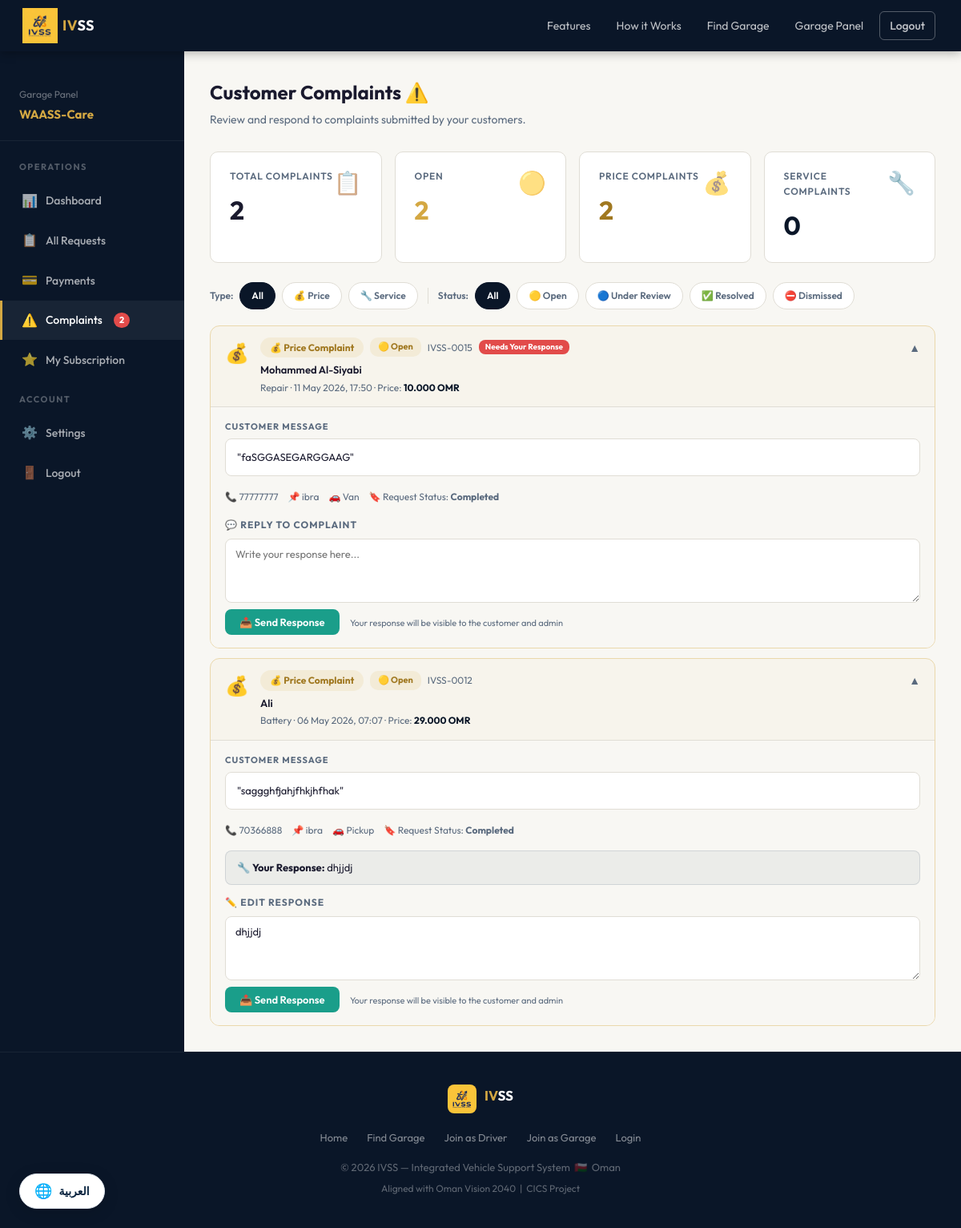
/pages/garage_complaints.php (signed in), run on the app's committed database.
### tables this page shows
CREATE TABLE IF NOT EXISTS `complaints` (
  `complaint_id` int NOT NULL AUTO_INCREMENT,
  `request_id` int NOT NULL,
  `user_id` int NOT NULL,
  `garage_id` int NOT NULL,
  `type` enum('price','service') NOT NULL COMMENT 'price = too expensive | service = bad quality',
  `message` text NOT NULL,
  `status` enum('open','reviewed','resolved','dismissed') DEFAULT 'open',
  `admin_note` text COMMENT 'Admin reply / action note',
  `garage_note` text COMMENT 'Garage response',
  `resolved_at` timestamp NULL DEFAULT NULL,
  `created_at` timestamp NULL DEFAULT CURRENT_TIMESTAMP,
  PRIMARY KEY (`complaint_id`),
  KEY `request_id` (`request_id`),
  KEY `idx_garage` (`garage_id`),
  KEY `idx_user` (`user_id`),
  KEY `idx_status` (`status`),
  KEY `idx_type` (`type`)
);

CREATE TABLE IF NOT EXISTS `users` (
  `user_id` int NOT NULL AUTO_INCREMENT,
  `full_name` varchar(150) NOT NULL,
  `email` varchar(150) NOT NULL,
  `phone` int UNSIGNED NOT NULL,
  `password` varchar(255) NOT NULL,
  `language` enum('en','ar') DEFAULT 'en',
  `is_active` tinyint(1) DEFAULT '1',
  `created_at` timestamp NULL DEFAULT CURRENT_TIMESTAMP,
  PRIMARY KEY (`user_id`),
  UNIQUE KEY `email` (`email`)
);

CREATE TABLE IF NOT EXISTS `service_requests` (
  `request_id` int NOT NULL AUTO_INCREMENT,
  `user_id` int NOT NULL,
  `garage_id` int DEFAULT NULL,
  `service_type` enum('towing','battery','tire','fuel','lockout','repair','other') NOT NULL,
  `vehicle_type` enum('sedan','suv','pickup','van','motorcycle','other') NOT NULL,
  `location_desc` varchar(300) NOT NULL,
  `notes` text,
  `price` decimal(10,3) DEFAULT NULL COMMENT 'Price set by garage before completing',
  `price_set_at` timestamp NULL DEFAULT NULL COMMENT 'When the garage set the price',
  `status` enum('pending','accepted','in_progress','completed','cancelled') DEFAULT 'pending',
  `created_at` timestamp NULL DEFAULT CURRENT_TIMESTAMP,
  `updated_at` timestamp NULL DEFAULT CURRENT_TIMESTAMP ON UPDATE CURRENT_TIMESTAMP,
  PRIMARY KEY (`request_id`),
  KEY `user_id` (`user_id`),
  KEY `garage_id` (`garage_id`)
);

### includes/config.php (called while the page is built, shortened)
<?php
function sanitize($input)
{
    return htmlspecialchars(strip_tags(trim($input)), ENT_QUOTES, 'UTF-8');
}

### pages/garage_complaints.php (the view, shortened to what this page needs)
<?php
require_once __DIR__ . '/../includes/config.php';
$db       = getDB();
$garageId = $_SESSION['garage_id'];
$filterType   = sanitize($_GET['type']   ?? '');
$filterStatus = sanitize($_GET['status'] ?? '');
$sql = "SELECT c.*,
               u.full_name AS user_name, u.phone AS user_phone,
               r.service_type, r.vehicle_type, r.location_desc, r.price, r.status AS req_status
        FROM complaints c
        JOIN users u ON c.user_id = u.user_id
        JOIN service_requests r ON c.request_id = r.request_id
        WHERE c.garage_id = ?";
$params = [$garageId];
$sql .= " ORDER BY FIELD(c.status,'open','reviewed','resolved','dismissed'), c.created_at DESC";
$stmt = $db->prepare($sql);
$stmt->execute($params);
$complaints = $stmt->fetchAll();
$countOpen    = $db->prepare("SELECT COUNT(*) FROM complaints WHERE garage_id=? AND status='open'");
$countOpen->execute([$garageId]);
$countOpen = $countOpen->fetchColumn();
$countTotal = $db->prepare("SELECT COUNT(*) FROM complaints WHERE garage_id=?");
$countTotal->execute([$garageId]);
$countTotal = $countTotal->fetchColumn();
$countPrice = $db->prepare("SELECT COUNT(*) FROM complaints WHERE garage_id=? AND type='price'");
$countPrice->execute([$garageId]);
$countPrice = $countPrice->fetchColumn();
$countService = $db->prepare("SELECT COUNT(*) FROM complaints WHERE garage_id=? AND type='service'");
$countService->execute([$garageId]);
$countService = $countService->fetchColumn();
include __DIR__ . '/../includes/header.php';
?>
<div class="dash-layout">
  <div class="dash-sidebar">
    <div style="padding:20px 24px;border-bottom:1px solid rgba(255,255,255,0.06);margin-bottom:8px;">
      <div style="font-size:12px;color:rgba(255,255,255,0.4);">Garage Panel</div>
      <div style="font-size:15px;font-weight:700;color:var(--gold);margin-top:4px;"><?= htmlspecialchars($_SESSION['garage_name']) ?></div>
    </div>
    <div class="sidebar-nav">
      <div class="sidebar-section">Operations</div>
      <a href="garage_dashboard.php"><span class="nav-icon">📊</span> Dashboard</a>
      <a href="garage_requests.php"><span class="nav-icon">📋</span> All Requests</a>
      <a href="garage_payments.php"><span class="nav-icon">💳</span> Payments</a>
      <a href="garage_complaints.php" class="active">
        <span class="nav-icon">⚠️</span> Complaints
        <?php if ($countOpen > 0): ?>
        <span style="background:var(--danger);color:#fff;border-radius:10px;padding:1px 7px;font-size:11px;font-weight:700;margin-left:4px;"><?= $countOpen ?></span>
        <?php endif; ?>
      </a>
      <a href="garage_subscriptions.php">
        <span class="nav-icon">⭐</span> My Subscription
      </a>
      <div class="sidebar-section">Account</div>
      <a href="garage_profile.php"><span class="nav-icon">⚙️</span> Settings</a>
      <a href="logout.php"><span class="nav-icon">🚪</span> Logout</a>
    </div>
  </div>
  <div class="dash-content">
    <div class="dash-header">
      <div>
        <div class="dash-title">Customer Complaints ⚠️</div>
        <div class="dash-sub">Review and respond to complaints submitted by your customers.</div>
      </div>
    </div>
    <div class="metric-grid" style="grid-template-columns:repeat(auto-fit,minmax(140px,1fr));margin-bottom:24px;">
      <div class="metric-card">
        <div class="metric-icon">📋</div>
        <div class="metric-label">Total Complaints</div>
        <div class="metric-value"><?= $countTotal ?></div>
      </div>
      <div class="metric-card">
        <div class="metric-icon">🟡</div>
        <div class="metric-label">Open</div>
        <div class="metric-value" style="color:var(--warning);"><?= $countOpen ?></div>
      </div>
      <div class="metric-card">
        <div class="metric-icon">💰</div>
        <div class="metric-label">Price Complaints</div>
        <div class="metric-value" style="color:#a07820;"><?= $countPrice ?></div>
      </div>
      <div class="metric-card">
        <div class="metric-icon">🔧</div>
        <div class="metric-label">Service Complaints</div>
        <div class="metric-value" style="color:var(--navy);"><?= $countService ?></div>
      </div>
    </div>
    <div style="display:flex;gap:8px;flex-wrap:wrap;margin-bottom:20px;align-items:center;">
      <span style="font-size:12px;color:var(--muted);font-weight:600;">Type:</span>
      <?php foreach ([''=> 'All','price'=>'💰 Price','service'=>'🔧 Service'] as $v=>$l): ?>
      <a href="?type=<?= $v ?>&status=<?= $filterStatus ?>"
         style="padding:6px 14px;border-radius:20px;font-size:12px;font-weight:600;text-decoration:none;
                background:<?= $filterType===$v?'var(--navy)':'var(--white)' ?>;
                color:<?= $filterType===$v?'var(--white)':'var(--muted)' ?>;
                border:1px solid <?= $filterType===$v?'var(--navy)':'var(--border)' ?>;">
        <?= $l ?>
      </a>
      <?php endforeach; ?>
      <span style="font-size:12px;color:var(--muted);font-weight:600;">Status:</span>
      <?php foreach ([''=> 'All','open'=>'🟡 Open','reviewed'=>'🔵 Under Review','resolved'=>'✅ Resolved','dismissed'=>'⛔ Dismissed'] as $v=>$l): ?>
      <a href="?type=<?= $filterType ?>&status=<?= $v ?>"
         style="padding:6px 14px;border-radius:20px;font-size:12px;font-weight:600;text-decoration:none;
                background:<?= $filterStatus===$v?'var(--navy)':'var(--white)' ?>;
                color:<?= $filterStatus===$v?'var(--white)':'var(--muted)' ?>;
                border:1px solid <?= $filterStatus===$v?'var(--navy)':'var(--border)' ?>;">
        <?= $l ?>
      </a>
      <?php endforeach; ?>
    </div>
    <?php if (empty($complaints)): ?>
    <div class="card" style="text-align:center;padding:64px 32px;color:var(--muted);">
      <div style="font-size:56px;margin-bottom:16px;">✅</div>
      <div style="font-size:18px;font-weight:700;margin-bottom:8px;">No Complaints Found</div>
      <p>Great! No Complaints Found match your search criteria.</p>
    </div>
    <?php else: ?>
    <div style="display:flex;flex-direction:column;gap:12px;">
      <?php foreach ($complaints as $c): ?>
      <div class="complaint-card <?= $c['status']==='open'?'open-card':'' ?>" id="ccard-<?= $c['complaint_id'] ?>">
        <div class="c-header" onclick="toggleCard(<?= $c['complaint_id'] ?>)">
          <div style="font-size:24px;flex-shrink:0;">
            <?= $c['type']==='price'?'💰':'🔧' ?>
          </div>
          <div style="flex:1;min-width:0;">
            <div style="display:flex;align-items:center;gap:8px;flex-wrap:wrap;margin-bottom:5px;">
              <span class="c-type-badge c-type-<?= $c['type'] ?>">
                <?= $c['type']==='price'?'💰 Price Complaint':'🔧 Service Complaint' ?>
              </span>
              <span class="c-status-badge c-status-<?= $c['status'] ?>">
                <?= ['open'=>'🟡 Open','reviewed'=>'🔵 Under Review','resolved'=>'✅ Resolved','dismissed'=>'⛔ Dismissed'][$c['status']] ?>
              </span>
              <span style="font-size:12px;color:var(--muted);">
                IVSS-<?= str_pad($c['request_id'],4,'0',STR_PAD_LEFT) ?>
              </span>
              <?php if (!$c['garage_note'] && $c['status']==='open'): ?>
              <span style="background:var(--danger);color:#fff;padding:1px 8px;border-radius:8px;font-size:10px;font-weight:700;">Needs Your Response</span>
              <?php endif; ?>
            </div>
            <div style="font-size:13px;font-weight:600;"><?= htmlspecialchars($c['user_name']) ?></div>
            <div style="font-size:12px;color:var(--muted);margin-top:2px;">
              <?= ucfirst($c['service_type']) ?> · <?= date('d M Y, H:i', strtotime($c['created_at'])) ?>
              <?php if ($c['price']): ?>
              · Price: <strong style="color:var(--navy);"><?= number_format($c['price'],3) ?> OMR</strong>
              <?php endif; ?>
            </div>
          </div>
          <div style="flex-shrink:0;font-size:14px;color:var(--muted);padding-top:2px;" id="arrow-<?= $c['complaint_id'] ?>">▼</div>
        </div>
        <div class="c-body" id="cbody-<?= $c['complaint_id'] ?>">
          <div style="margin-bottom:16px;">
            <div style="font-size:11px;font-weight:700;color:var(--muted);text-transform:uppercase;letter-spacing:1px;margin-bottom:6px;">Customer Message</div>
            <div style="background:var(--white);border:1px solid var(--border);border-radius:8px;padding:12px 14px;font-size:13px;line-height:1.6;">
              "<?= htmlspecialchars($c['message']) ?>"
            </div>
          </div>
          <div style="display:flex;flex-wrap:wrap;gap:12px;font-size:12px;color:var(--muted);margin-bottom:16px;">
            <span>📞 <?= htmlspecialchars($c['user_phone']) ?></span>
            <span>📌 <?= htmlspecialchars(substr($c['location_desc'],0,40)) ?></span>
            <span>🚗 <?= ucfirst($c['vehicle_type']) ?></span>
            <span>🔖 Request Status: <strong><?= ucfirst(str_replace('_',' ',$c['req_status'])) ?></strong></span>
          </div>
          <?php if ($c['garage_note']): ?>
          <div style="background:rgba(10,37,64,0.05);border:1px solid rgba(10,37,64,0.12);
                      border-radius:8px;padding:10px 14px;margin-bottom:12px;font-size:13px;">
            🔧 <strong>Your Response:</strong> <?= htmlspecialchars($c['garage_note']) ?>
          </div>
          <?php endif; ?>
          <?php if (!in_array($c['status'],['resolved','dismissed'])): ?>
          <div class="respond-area">
            <div style="font-size:12px;font-weight:700;color:var(--muted);text-transform:uppercase;letter-spacing:1px;margin-bottom:8px;">
              <?= $c['garage_note'] ? '✏️ Edit Response' : '💬 Reply to Complaint' ?>
            </div>
            <form method="POST" style="display:flex;flex-direction:column;gap:8px;">
              <textarea name="garage_note" placeholder="Write your response here..."><?= htmlspecialchars($c['garage_note'] ?? '') ?></textarea>
              <div>
                <button type="submit" class="btn btn-teal btn-sm">📤 Send Response</button>
                <span style="font-size:11px;color:var(--muted);margin-left:10px;">Your response will be visible to the customer and admin</span>
              </div>
            </form>
          </div>
          <?php endif; ?>
        </div>
      </div>
      <?php endforeach; ?>
    </div>
    <?php endif; ?>
  </div>
</div>
<?php include __DIR__ . '/../includes/footer.php'; ?>

### css/style.css (style rules this page uses)
*, *::before, *::after { margin: 0; padding: 0; box-sizing: border-box; }
:root { --navy: #0a1628; --navy2: #0d1f3c; --navy3: #112240; --gold: #d4a843; --gold2: #f0c060; --teal: #1a9e8a; --teal2: #22c4ab; --bg: #f8f7f3; --white: #ffffff; --text: #1a1a2e; --muted: #5a6a7e; --border: #e0ddd5; --danger: #e24b4a; --success: #1a9e8a; --warning: #d4a843; --radius: 10px; --shadow: 0 2px 16px rgba(0,0,0,0.07); }
html { scroll-behavior: smooth; }
body { font-family: 'Outfit', 'Tajawal', sans-serif; background: var(--bg); color: var(--text); line-height: 1.6; }
.btn { display: inline-block; padding: 12px 28px; border-radius: 8px; font-size: 15px; font-weight: 600; text-decoration: none; cursor: pointer; border: none; font-family: inherit; transition: all 0.2s; text-align: center; }
.btn-teal { background: var(--teal); color: var(--white); }
.btn-sm { padding: 8px 18px; font-size: 13px; }
.dash-layout { display: flex; min-height: calc(100vh - 64px); }
.dash-sidebar { width: 230px; background: var(--navy); padding: 24px 0; flex-shrink: 0; }
.sidebar-nav a { display: flex; align-items: center; gap: 10px; padding: 12px 24px; color: rgba(255,255,255,0.65); text-decoration: none; font-size: 14px; font-weight: 500; transition: all 0.2s; border-left: 3px solid transparent; }
.sidebar-nav a:hover, .sidebar-nav a.active { color: var(--white); background: rgba(255,255,255,0.06); border-left-color: var(--gold); }
.sidebar-nav .nav-icon { font-size: 16px; width: 20px; text-align: center; }
.sidebar-section { font-size: 11px; font-weight: 700; letter-spacing: 1.5px; color: rgba(255,255,255,0.3); padding: 16px 24px 8px; text-transform: uppercase; }
.dash-content { flex: 1; padding: 32px; overflow-y: auto; }
.dash-header { display: flex; align-items: center; justify-content: space-between; margin-bottom: 28px; }
.dash-title { font-size: 24px; font-weight: 700; }
.dash-sub { font-size: 14px; color: var(--muted); margin-top: 4px; }
.metric-grid { display: grid; grid-template-columns: repeat(auto-fit, minmax(180px, 1fr)); gap: 16px; margin-bottom: 28px; }
.metric-card { background: var(--white); border: 1px solid var(--border); border-radius: var(--radius); padding: 20px 24px; }
.metric-label { font-size: 12px; font-weight: 600; color: var(--muted); text-transform: uppercase; letter-spacing: 0.8px; margin-bottom: 8px; }
.metric-value { font-size: 32px; font-weight: 700; color: var(--text); }
.metric-icon { font-size: 28px; float: right; margin-top: -4px; opacity: 0.6; }

### includes/header.php (style rules this page uses)
body { top: 0 !important; }

### pages/garage_complaints.php (style rules this page uses)
.complaint-card { border-radius:12px;overflow:hidden;border:1px solid var(--border); }
.complaint-card .c-header { padding:14px 18px;display:flex;gap:14px;align-items:flex-start; background:var(--white);cursor:pointer; }
.complaint-card .c-body { display:none;border-top:1px solid var(--border); padding:16px 18px;background:var(--bg); }
.complaint-card.open-card { border-color:rgba(212,168,67,0.4); }
.complaint-card.open-card .c-header { background:rgba(212,168,67,0.04); }
.c-type-badge { padding:3px 12px;border-radius:20px;font-size:12px;font-weight:700;display:inline-flex;align-items:center;gap:4px; }
.c-type-price { background:rgba(212,168,67,0.12);color:#a07820; }
.c-status-badge { padding:3px 10px;border-radius:10px;font-size:11px;font-weight:700; }
.c-status-open { background:rgba(212,168,67,0.12);color:#a07820; }
.respond-area textarea { width:100%;padding:10px 12px;border:1px solid var(--border);border-radius:8px; font-size:13px;font-family:inherit;resize:vertical;background:var(--white);color:var(--text); min-height:80px;box-sizing:border-box; }

### data on the page
complaints: type "💰 Price Complaint", status "🟡 Open", request "0015", shows "Needs Your Response", user.full_name "Mohammed Al-Siyabi", request.service_type "Repair", created_at "11 May 2026, 17:50", request.price "10.000", message "faSGGASEGARGGAAG", user.phone "77777777", request.location_desc "ibra", request.vehicle_type "Van", request.status "Completed", shows "💬 REPLY TO COMPLAINT"
complaints: type "💰 Price Complaint", status "🟡 Open", request "0012", user.full_name "Ali", request.service_type "Battery", created_at "06 May 2026, 07:07", request.price "29.000", message "saggghfjahjfhkjhfhak", user.phone "70366888", request.location_desc "ibra", request.vehicle_type "Pickup", request.status "Completed", garage_note "dhjjdj", shows "✏️ EDIT RESPONSE"

### other printed values
$_SESSION['garage_name'] "WAASS-Care"
$countOpen "2"
$countTotal "2"
$countPrice "2"
$countService "0"
$l "All"
$l "💰 Price"
$l "🔧 Service"
$l "🟡 Open"
$l "🔵 Under Review"
$l "✅ Resolved"
$l "⛔ Dismissed"
